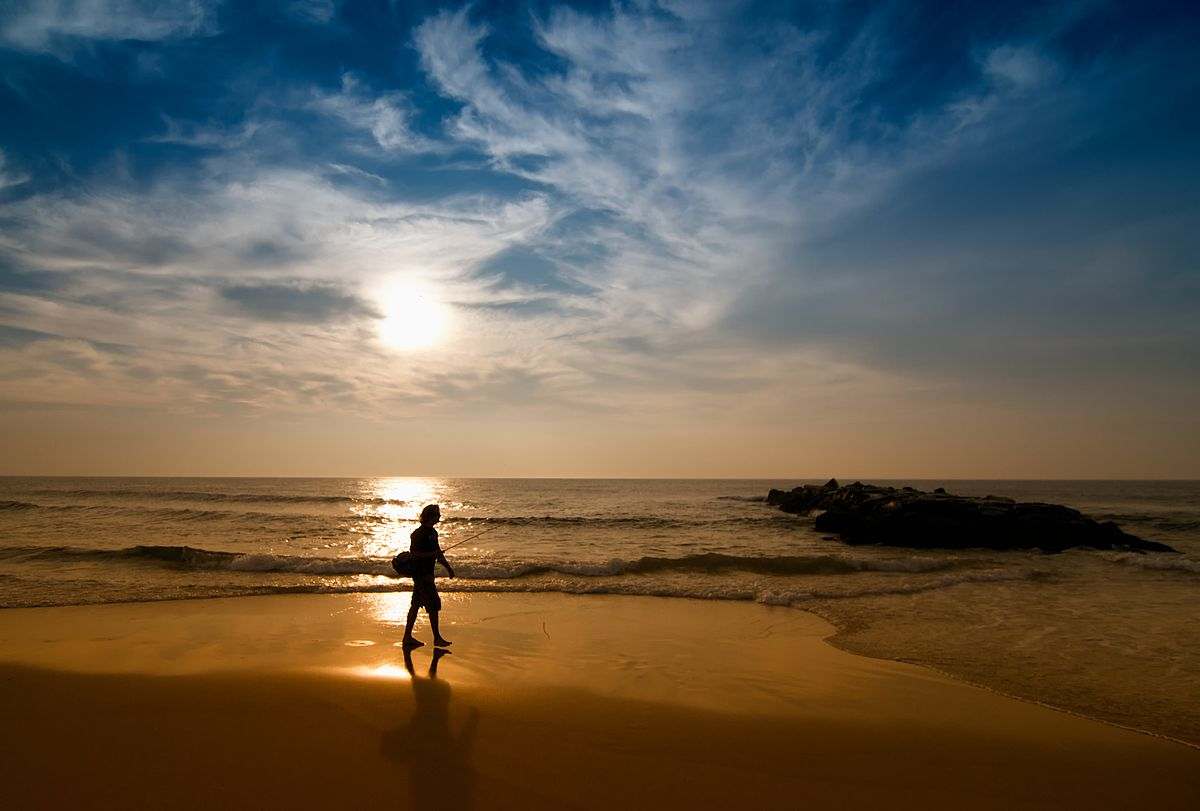
%> input picture BitplaneSclicing/test.jpg, 1200 x 811 px
$ octave bitplanesclicing.m   (GNU Octave 9; MATLAB toolbox functions it lacks are replaced by stand-ins)
%> lines starting %> are read from the running program, lines starting %| are printed output that depends on the picture
clc
clear all
% Load the image
originalImage = imread('test.jpg');
%> originalImage is the input picture: size 811x1200x3 uint8; mean R, G, B 97.6, 91.1, 79.9

% Convert the image to grayscale if it's in RGB
grayImage = rgb2gray(originalImage);
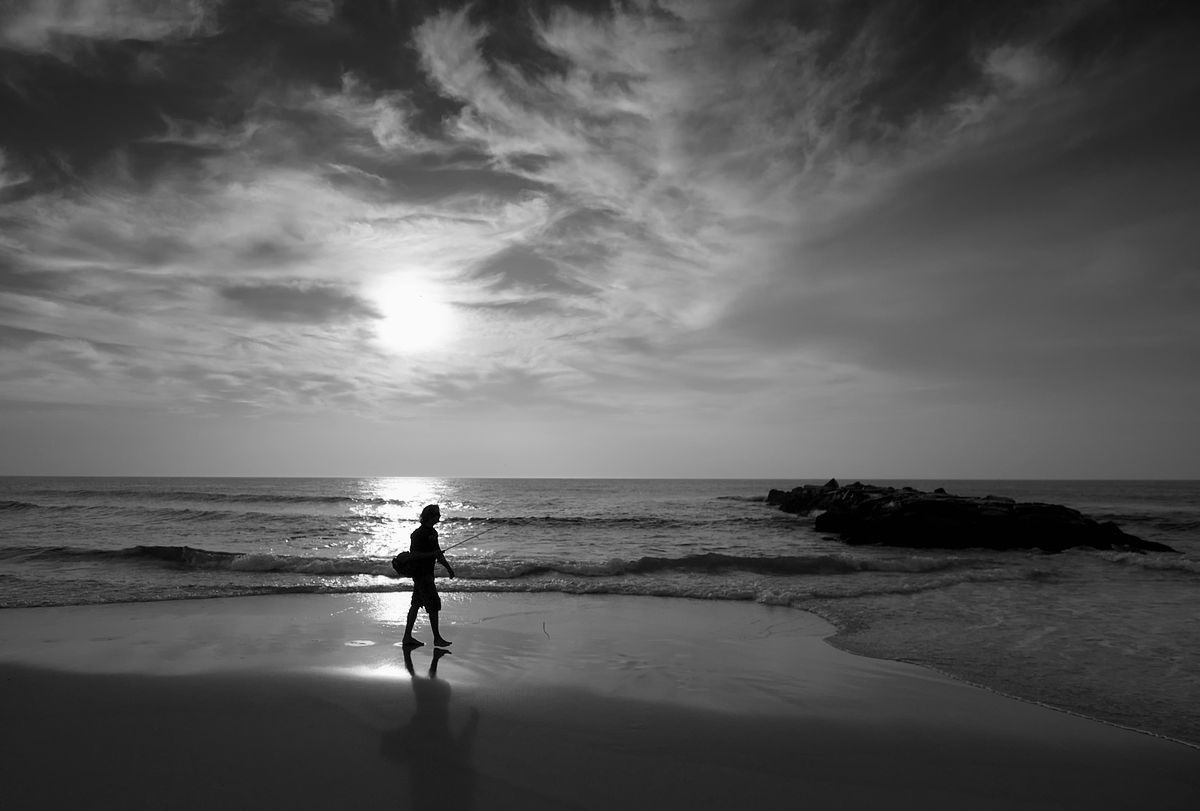
%> grayImage: size 811x1200 uint8; min 0, max 255, mean 91.8

% Perform bit-plane slicing
bitPlanes = cell(8, 1);
for i = 1:8
    bitPlanes{i} = bitget(grayImage, i); % Get i-th bit plane
end
%> after the loop, bitPlanes = 8 items

% Display the original image and individual bit planes
figure;
subplot(3, 3, 1);
imshow(grayImage);
title('Original Image');

for i = 1:8
    subplot(3, 3, i + 1);
    imshow(logical(bitPlanes{i}));
    title(['Bit Plane ', num2str(i)]);
end
%> this loop made 8 passes
%> pass 1, `imshow(logical(bitPlanes{i}));`:
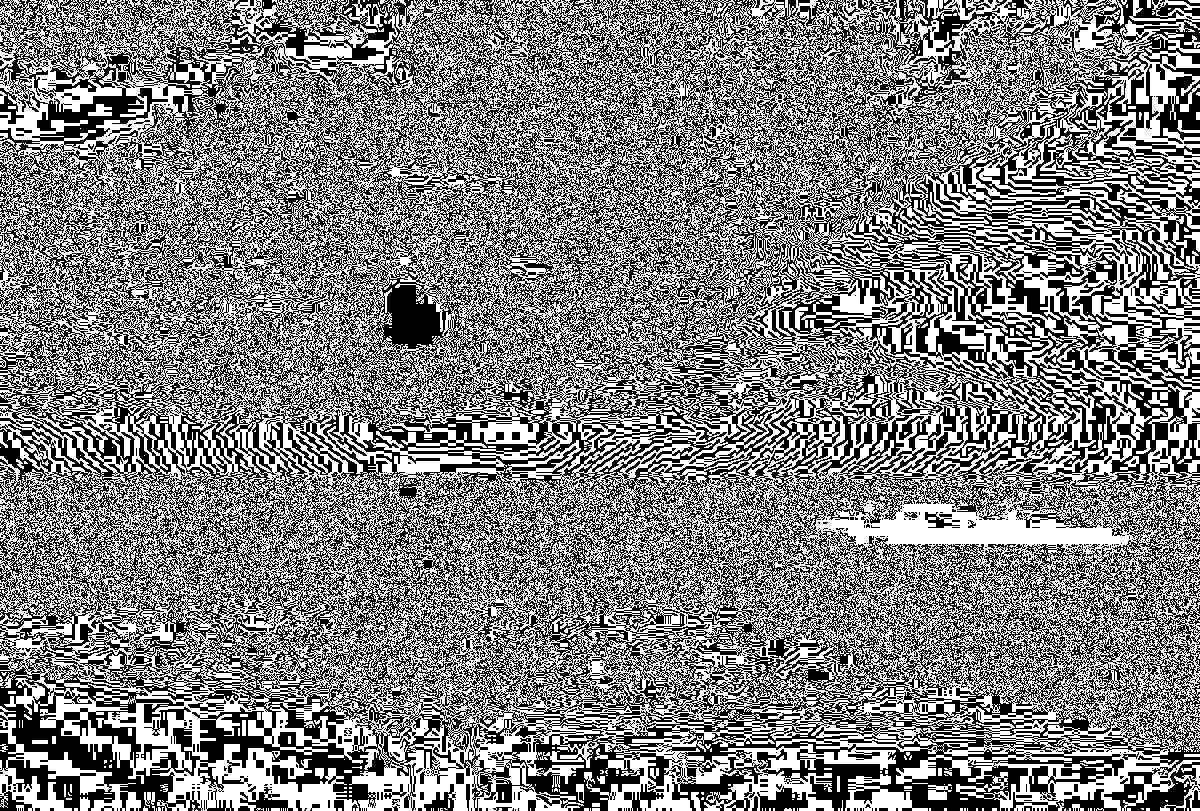
%> displayed picture: size 811x1200 logical; 50.2% white; black in thin lines or dots
%> after the loop:
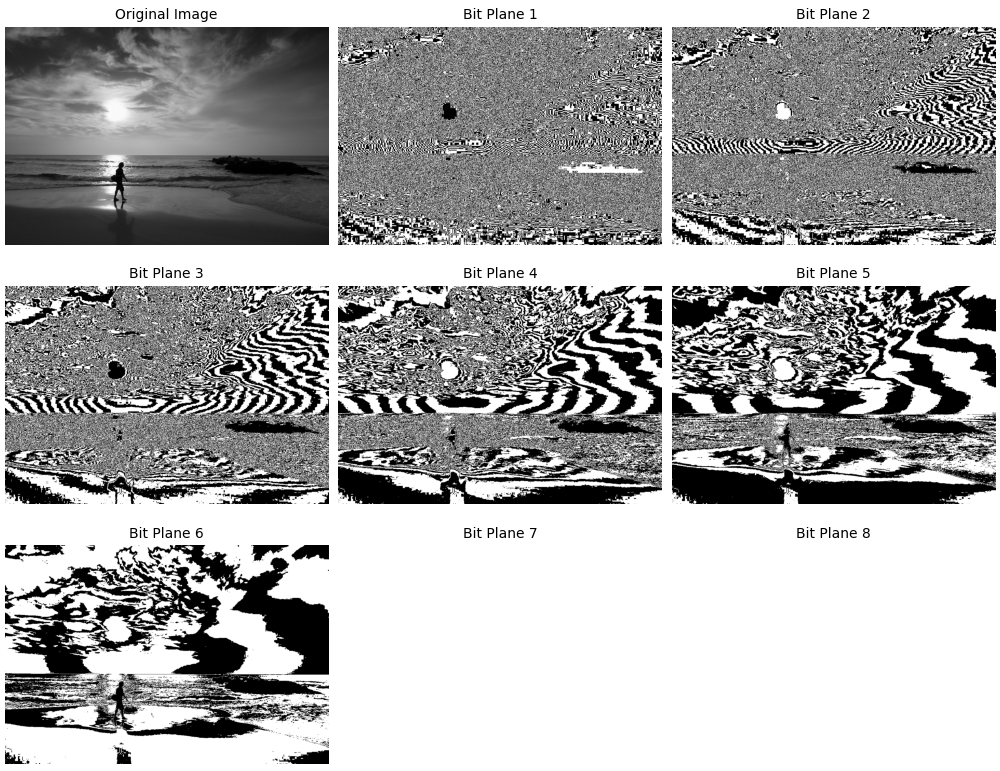
%> figure redrawn from the program's plot data, 9 panels

% Remerge without the LSB
remergedImage = zeros(size(grayImage));
remergedImage = double(remergedImage);
for i = 2:8 % Exclude the LSB (i = 1)
    remergedImage = remergedImage + double(bitPlanes{i} * 2^(i-1));
end
%> this loop made 7 passes
%> pass 3, `remergedImage = remergedImage + double(bitPlanes{i} * 2^(i-1));`:
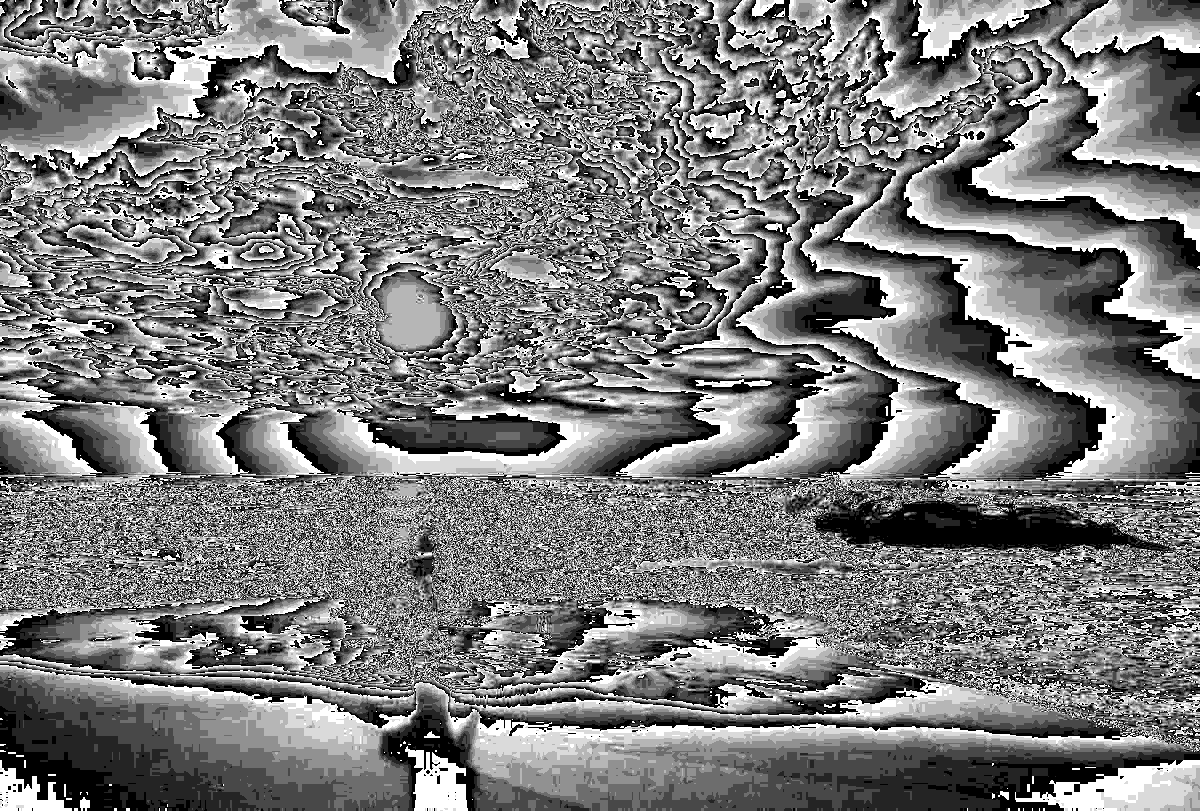
%> remergedImage: size 811x1200 double; min 0, max 14, mean 6.81; drawn with min black and max white

% Display the remerged image
figure;
subplot(1, 2, 1);
imshow(grayImage);
title('Original Image');

subplot(1, 2, 2);
imshow(uint8(remergedImage));
title('Remerged Image without LSB');
